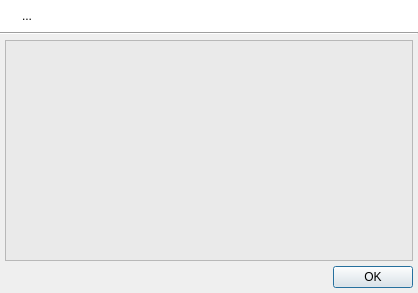
<ui version="4.0" >
 <class>QUTextDialog</class>
 <widget class="QDialog" name="QUTextDialog" >
  <property name="windowModality" >
   <enum>Qt::NonModal</enum>
  </property>
  <property name="geometry" >
   <rect>
    <x>0</x>
    <y>0</y>
    <width>418</width>
    <height>293</height>
   </rect>
  </property>
  <property name="windowTitle" >
   <string>Dialog</string>
  </property>
  <property name="windowIcon" >
   <iconset resource="../resources/uman.qrc" >
    <normaloff>:/types/text.png</normaloff>:/types/text.png</iconset>
  </property>
  <layout class="QVBoxLayout" >
   <property name="spacing" >
    <number>0</number>
   </property>
   <property name="margin" >
    <number>0</number>
   </property>
   <item>
    <widget class="QFrame" name="frame" >
     <property name="palette" >
      <palette>
       <active>
        <colorrole role="Base" >
         <brush brushstyle="SolidPattern" >
          <color alpha="255" >
           <red>255</red>
           <green>255</green>
           <blue>255</blue>
          </color>
         </brush>
        </colorrole>
        <colorrole role="Window" >
         <brush brushstyle="SolidPattern" >
          <color alpha="255" >
           <red>255</red>
           <green>255</green>
           <blue>255</blue>
          </color>
         </brush>
        </colorrole>
       </active>
       <inactive>
        <colorrole role="Base" >
         <brush brushstyle="SolidPattern" >
          <color alpha="255" >
           <red>255</red>
           <green>255</green>
           <blue>255</blue>
          </color>
         </brush>
        </colorrole>
        <colorrole role="Window" >
         <brush brushstyle="SolidPattern" >
          <color alpha="255" >
           <red>255</red>
           <green>255</green>
           <blue>255</blue>
          </color>
         </brush>
        </colorrole>
       </inactive>
       <disabled>
        <colorrole role="Base" >
         <brush brushstyle="SolidPattern" >
          <color alpha="255" >
           <red>255</red>
           <green>255</green>
           <blue>255</blue>
          </color>
         </brush>
        </colorrole>
        <colorrole role="Window" >
         <brush brushstyle="SolidPattern" >
          <color alpha="255" >
           <red>255</red>
           <green>255</green>
           <blue>255</blue>
          </color>
         </brush>
        </colorrole>
       </disabled>
      </palette>
     </property>
     <property name="autoFillBackground" >
      <bool>true</bool>
     </property>
     <property name="frameShadow" >
      <enum>QFrame::Raised</enum>
     </property>
     <layout class="QHBoxLayout" >
      <item>
       <widget class="QLabel" name="infoIconLbl" >
        <property name="sizePolicy" >
         <sizepolicy vsizetype="Preferred" hsizetype="Fixed" >
          <horstretch>0</horstretch>
          <verstretch>0</verstretch>
         </sizepolicy>
        </property>
        <property name="text" >
         <string/>
        </property>
        <property name="pixmap" >
         <pixmap resource="../resources/uman.qrc" >:/marks/information.png</pixmap>
        </property>
        <property name="alignment" >
         <set>Qt::AlignLeading|Qt::AlignLeft|Qt::AlignTop</set>
        </property>
       </widget>
      </item>
      <item>
       <widget class="QLabel" name="textLbl" >
        <property name="text" >
         <string>...</string>
        </property>
        <property name="alignment" >
         <set>Qt::AlignLeading|Qt::AlignLeft|Qt::AlignTop</set>
        </property>
        <property name="wordWrap" >
         <bool>true</bool>
        </property>
       </widget>
      </item>
     </layout>
    </widget>
   </item>
   <item>
    <widget class="Line" name="line" >
     <property name="orientation" >
      <enum>Qt::Horizontal</enum>
     </property>
    </widget>
   </item>
   <item>
    <layout class="QVBoxLayout" >
     <property name="spacing" >
      <number>5</number>
     </property>
     <property name="margin" >
      <number>5</number>
     </property>
     <item>
      <widget class="QTextEdit" name="textEdit" >
       <property name="palette" >
        <palette>
         <active>
          <colorrole role="Base" >
           <brush brushstyle="SolidPattern" >
            <color alpha="255" >
             <red>234</red>
             <green>234</green>
             <blue>234</blue>
            </color>
           </brush>
          </colorrole>
         </active>
         <inactive>
          <colorrole role="Base" >
           <brush brushstyle="SolidPattern" >
            <color alpha="255" >
             <red>234</red>
             <green>234</green>
             <blue>234</blue>
            </color>
           </brush>
          </colorrole>
         </inactive>
         <disabled>
          <colorrole role="Base" >
           <brush brushstyle="SolidPattern" >
            <color alpha="255" >
             <red>212</red>
             <green>208</green>
             <blue>200</blue>
            </color>
           </brush>
          </colorrole>
         </disabled>
        </palette>
       </property>
       <property name="font" >
        <font>
         <family>Lucida Console</family>
        </font>
       </property>
       <property name="lineWrapMode" >
        <enum>QTextEdit::NoWrap</enum>
       </property>
       <property name="readOnly" >
        <bool>true</bool>
       </property>
      </widget>
     </item>
     <item>
      <layout class="QHBoxLayout" >
       <property name="spacing" >
        <number>0</number>
       </property>
       <item>
        <spacer>
         <property name="orientation" >
          <enum>Qt::Horizontal</enum>
         </property>
         <property name="sizeHint" stdset="0" >
          <size>
           <width>40</width>
           <height>20</height>
          </size>
         </property>
        </spacer>
       </item>
       <item>
        <widget class="QPushButton" name="doneBtn" >
         <property name="text" >
          <string>OK</string>
         </property>
         <property name="icon" >
          <iconset resource="../resources/uman.qrc" >
           <normaloff>:/marks/accept.png</normaloff>:/marks/accept.png</iconset>
         </property>
        </widget>
       </item>
      </layout>
     </item>
    </layout>
   </item>
  </layout>
 </widget>
 <resources>
  <include location="../resources/uman.qrc" />
 </resources>
 <connections/>
</ui>
